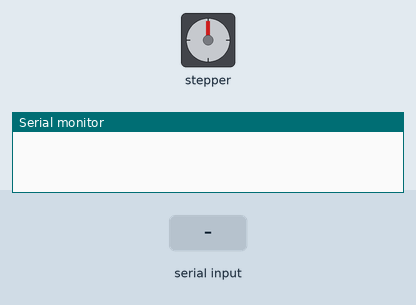
A sketch run on a simulated Arduino Uno, built with avr-gcc and run on an emulated ATmega328P. On the bench: stepper motor, the last lines printed to the serial monitor. Wiring (inferred from the names in the program): stepper motor driver (200 steps per turn assumed): step pin 2; direction pin 5; enable pin 8. The inputs (shaded band) are chosen by the test bench.

Above: at 1.2 s.
1.3 s: "90,45\n" received over Serial
At 2.8 s:
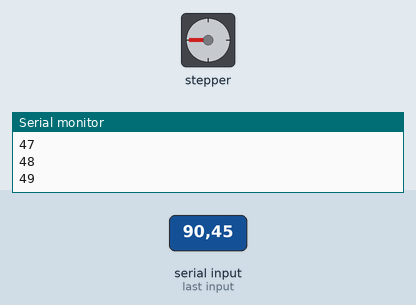
4.0 s: "90\n" received over Serial
At 6.0 s:
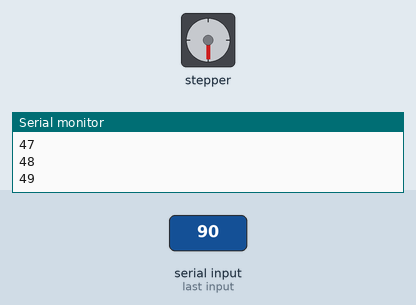
6.7 s: "1,90,45\n" received over Serial
At 9.0 s:
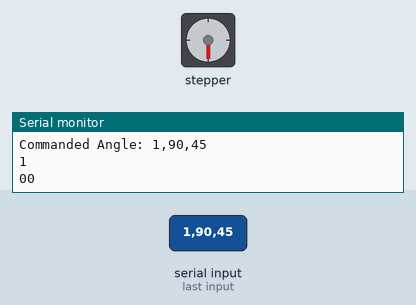
9.3 s: "30,150\n" received over Serial
At 11.2 s:
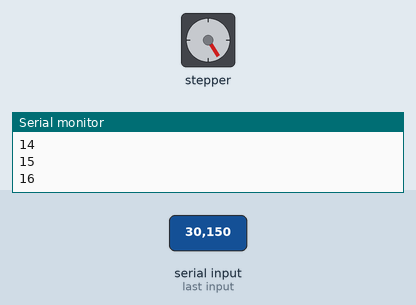
11.9 s: "200\n" received over Serial
At 13.7 s:
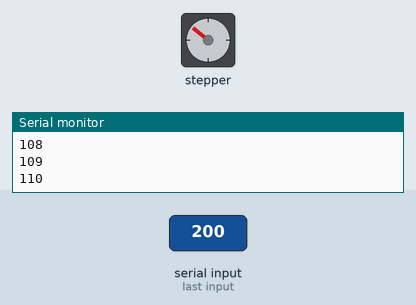
14.7 s: "90,45\n" received over Serial
At 16.6 s:
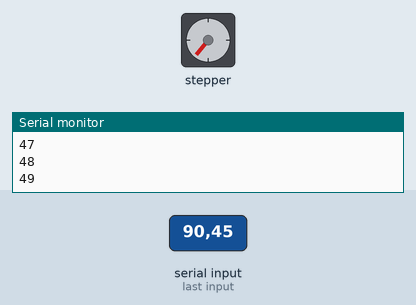
Timing chart, 0 to 18.1 s (numbered marks = the images above; inputs shaded):
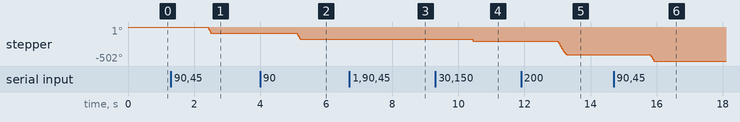

The sketch:

Stepper_Jan15_Commanded.ino
```cpp
#define enable  8
#define xDir    5   // X Axis Direction Pin   Right Reloader
#define xStep   2   // X Axis Step Pin
// #define yDir    6   // Y Axis Direction Pin   Left Reloader
// #define yStep   3   // Y Axis Step Pin
// #define zDir    7   // Z Axis Direction Pin   Azimuth Control
// #define zStep   4   // Z Axis Step Pin

//int steps = 3200;      // Steps to move og 6400, 200 steps per rev
int stepDelay = 1000;    // Delay between each pause (1 ms)
//int incomingByte;   // for incoming serial data
int oldAngle = 0;
int steps;
int newAngle;
bool direction;

//
void step(boolean dir, byte dirPin, byte stepperPin, int steps)
{
  digitalWrite(dirPin, dir);
  delay(100);
  for (int i = 0; i < steps; i++) {
    digitalWrite(stepperPin, HIGH);
    Serial.print(i);
    Serial.print("\n");
    delayMicroseconds(stepDelay);
    digitalWrite(stepperPin, LOW);
    delayMicroseconds(stepDelay);
  }
}

//
void setup(){
  pinMode(xDir, OUTPUT); pinMode(xStep, OUTPUT);
  pinMode(enable, OUTPUT);
  digitalWrite(enable, LOW);
  Serial.begin(9600);
}


void loop() {
        // send data only when you receive data:
        if (Serial.available() > 0) {
                // read the incoming byte:
                String incomingByte = Serial.readString();
                steps = round(incomingByte.toInt() / 1.8);
                newAngle = incomingByte.toInt() - oldAngle;

//                if (incomingByte.toInt() < 0) {
//                	direction = false;
//                } else {
//                	direction = true;
//                }

                // say what you got:
                Serial.print("Commanded Angle: ");
                Serial.println(incomingByte);
                Serial.println(steps);
                Serial.print(direction);
                 step(false,xDir,xStep,steps);
        }
}
```

Measured:
- after the input at 1.3 s, stepper: turns 90° counter-clockwise in 0.11 s, starting after 1.1 s
- after the input at 4.0 s, stepper: turns 90° counter-clockwise in 0.11 s, starting after 1.1 s
- after the input at 9.3 s, stepper: turns 31° counter-clockwise, starting after 1.1 s
- after the input at 11.9 s, stepper: turns 200° counter-clockwise in 0.28 s, starting after 1.1 s
- after the input at 14.7 s, stepper: turns 90° counter-clockwise in 0.11 s, starting after 1.1 s
